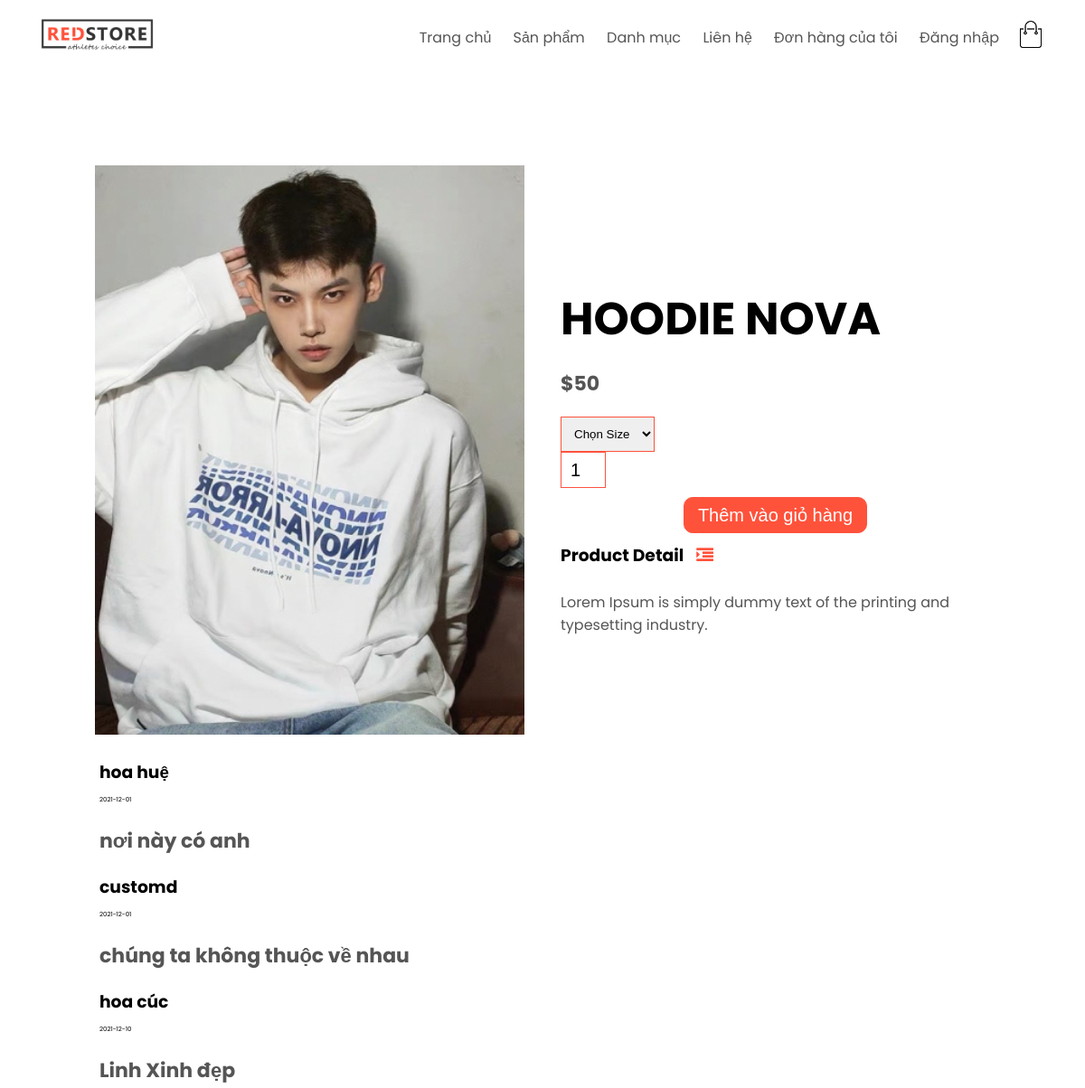
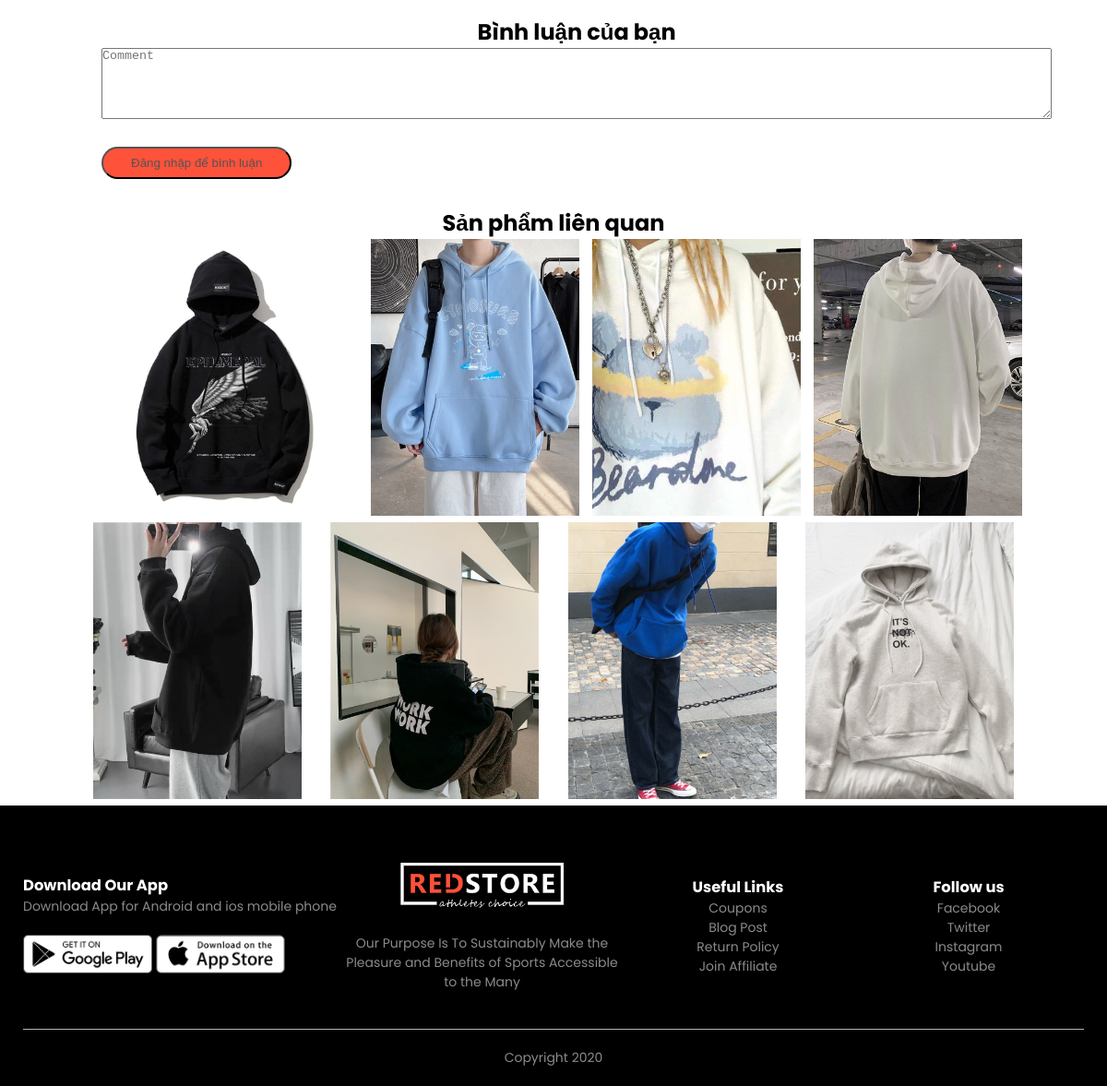
The app's page /index.php?act=sanphamct&idsp=77 with its own data (2 pictures, top to bottom).
### tables this page shows
CREATE TABLE `sanpham` (
  `id` int(11) NOT NULL,
  `name` varchar(255) NOT NULL,
  `amount` int(11) NOT NULL,
  `color` varchar(255) NOT NULL,
  `size` text NOT NULL,
  `price` int(11) NOT NULL,
  `sell_price` int(11) NOT NULL,
  `img` varchar(255) NOT NULL,
  `luotxem` int(11) NOT NULL,
  `iddm` int(11) NOT NULL,
  `mota` text NOT NULL
);

CREATE TABLE `binhluan` (
  `id` int(11) NOT NULL,
  `noi_dung` varchar(255) NOT NULL,
  `ma_sp` int(10) NOT NULL,
  `ma_kh` int(10) NOT NULL,
  `ngay_them` date NOT NULL,
  `status` varchar(10) NOT NULL DEFAULT '1'
);

CREATE TABLE `taikhoan` (
  `id` int(11) NOT NULL,
  `user` varchar(100) NOT NULL,
  `pass` varchar(100) NOT NULL,
  `email` varchar(120) NOT NULL,
  `role` int(11) DEFAULT 1,
  `status` int(11) NOT NULL DEFAULT 1,
  `tel` varchar(25) NOT NULL,
  `address` varchar(255) NOT NULL
);

### model/pdo.php (called while the page is built, shortened)
<?php
function pdo_get_connection(){
    $dburl = "mysql:host=localhost;dbname=pro1014_duan1;charset=utf8";
    $username = 'root';
    $password = '';
    $conn = new PDO($dburl, $username, $password);
    $conn->setAttribute(PDO::ATTR_ERRMODE, PDO::ERRMODE_EXCEPTION);
    return $conn;
}
function pdo_query($sql){
    $sql_args = array_slice(func_get_args(), 1);
    try{
        $conn = pdo_get_connection();
        $stmt = $conn->prepare($sql);
        $stmt->execute($sql_args);
        $rows = $stmt->fetchAll();
        return $rows;
    }
    catch(PDOException $e){
        throw $e;
    }
    finally{
        unset($conn);
    }
}
function pdo_query_one($sql){
    $sql_args = array_slice(func_get_args(), 1);
    try{
        $conn = pdo_get_connection();
        $stmt = $conn->prepare($sql);
        $stmt->execute($sql_args);
        $row = $stmt->fetch(PDO::FETCH_ASSOC);
        return $row;
    }
    catch(PDOException $e){
        throw $e;
    }
    finally{
        unset($conn);
    }
}

### model/sanpham.php (called while the page is built, shortened)
<?php
function loadall_sanpham_home(){
    $sql="select * from sanpham where 1 order by id desc limit 0,16";
    $listsanpham=pdo_query($sql);
    return $listsanpham;
}
function loadone_sanpham($id){
    $sql="select * from sanpham where id=".$id;
    $sp=pdo_query_one($sql);
    return $sp;
}
function load_sanpham_cungloai($id,$iddm){
    $sql="select * from sanpham where iddm=".$iddm." AND id <>".$id;
    $listsanpham=pdo_query($sql);
    return $listsanpham;
}
?>

### global.php (called while the page is built)
<?php
    $img_path="upload/"
?>

### admin/function.php (called while the page is built, shortened)
<?php
function select_one($table, $id){
    $sql = "select * from $table where id = ?";
    return pdo_query_one($sql, $id);
}
function select_cmt($id){
    $sql = "select * from binhluan where ma_sp = $id";
    return pdo_query($sql);
}
?>

### view/sanphamct.php (the view, shortened to what this page needs)
<?php
extract($onesp);
$cmts = select_cmt($id);
?>
    <div class="small-container single-product">
        <div class="row">
            <div class="col-2">
            <?php
           $img=$img_path.$img;
           echo '<div><img src="'.$img.'" width="100%" id="productImg"></div>';
        ?>
       </div>
            <div class="col-2" >
                <?php
                echo '<h1>'.$name.'</h1>';
                echo '<h4>$'.$price.'</h4>';
                echo '<select>
                <option>Chọn Size</option>
                <option>'.$size.'</option>
                </section>';
                echo '<input type="number" value="',$amount.'">';
                echo ' <div class="row btnaddtocart">
                <form action="index.php?act=addtocart" method="post">
                   <input type="hidden" name="id" value="'.$id.'">
                   <input type="hidden" name="name" value="'.$name.'">
                   <input type="hidden" name="img" value="'.$img.'">
                   <input type="hidden" name="price" value="'.$price.'">
                   <input style="border-radius: 10px;;width:100%;background-color:#ff523b;color:white;margin-right:10px;" type="submit" name="addtocart" value="Thêm vào giỏ hàng">
                 </form>
            </div>';
                echo '<h3>Product Detail
                        <i class="fa fa-indent"></i>
                    </h3>
                    <br>';
                    echo '<p>'.$mota.'</p>';
                ?>
            </div>
            <div class="small-container" >
    <?php
        if(empty($cmts)){
            echo "<h4 style='color:red; text-align:center'>Chưa có bình luận</h4>";
        } else {
            foreach($cmts as $cmt){
                $user = select_one('taikhoan', $cmt['ma_kh']);
        ?>
        <div>
            <h3><?=$user['user']?></h3>
            <span style="font-size: 7px;"><?=$cmt['ngay_them']?></span>
            <h4><?=$cmt['noi_dung']?></h4>
        </div>
        <?php
            }
        }
        ?>
        <div class="row row2">
            <h2>Bình luận của bạn</h2>
        </div>
        <form action="comment.php" method="POST" class="form-group row">
            <textarea name="noi_dung" style="max-width:100%" cols="150" rows="5" placeholder="Comment"></textarea>
        </form>
        <?php
            if(!isset($_SESSION['user'])){
        ?>
            <button class="btn"><a href="http://localhost/pro1014_duan1/index.php?act=dangnhap">Đăng nhập để bình luận</a></button>
        <?php
        }
        ?>
    </div>
        </div>
    </div>
    </div>
    <div class="small-container">
        <div class="row row2">
            <h2>Sản phẩm liên quan</h2>
        </div>
        <div class="row" >
            <?php
           foreach($sp_cung_loai as $sp_cung_loai){
               extract($sp_cung_loai);
               $linksp="index.php?act=sanphamct&idsp=".$id;
               $img=$img_path.$img;
               echo '<div><a href="'.$linksp.'"><img src="'.$img.'" width="100%" height="300px"></a></div>';
           }
          ?>
            </div>
        </div>
    </div>

### view/css/style.css (style rules this page uses)
* { margin: 0; padding: 0; box-sizing: border-box; }
body { font-family: 'Poppins', sans-serif; }
a { text-decoration: none; color: #555; }
p { color: #555; }
.row { display: flex; align-items: center; flex-wrap: wrap; justify-content: space-around; }
.col-2 { flex-basis: 50%; min-width: 300xp; }
.col-2 img { max-width: 100%; padding: 50px 0; }
.col-2 h1 { font-size: 50px; line-height: 60px; margin: 25px 0; }
.btn { display: inline-block; background: #ff523b; color: #fff; padding: 8px 30px; margin: 30px 0; border-radius: 30px; transition: background 0.5s; }
.small-container { max-width: 1080px; margin: auto; padding-left: 25px; padding-right: 25px; }
h4 { color: #555; font-weight: normal; }
select { border: 1px solid #ff523b; padding: 5px; }
.single-product { margin-top: 80px; }
.single-product .col-2 img { padding: 0; }
.single-product .col-2 { padding: 20px; }
.single-product h4 { margin: 20px 0; font-size: 22px; font-weight: bold; }
.single-product select { display: block; padding: 10px; margin-top: 20px; }
.single-product input { width: 50px; height: 40px; padding-left: 10px; font-size: 20px; margin-right: 10px; border: 1px solid #ff523f; }
.single-product .fa { color: #ff523b; margin-left: 10px; }
form input { width: 100%; height: 30px; margin: 10px 0; padding: 0 10px; border: 1px solid #ccc; }

### records on screen
sanpham: name "HOODIE NOVA", price "50", amount "1", mota "Lorem Ipsum is simply dummy text of the printing and typesetting industry."
binhluan: ma_kh.user "hoa huệ", ngay_them "2021-12-01", noi_dung "nơi này có anh"
binhluan: ma_kh.user "customd", ngay_them "2021-12-01", noi_dung "chúng ta không thuộc về nhau"
binhluan: ma_kh.user "hoa cúc", ngay_them "2021-12-10", noi_dung "Linh Xinh đẹp"
sanpham: shows a picture
sanpham: shows a picture
sanpham: shows a picture
sanpham: shows a picture
sanpham: shows a picture
sanpham: shows a picture
sanpham: shows a picture
sanpham: shows a picture
